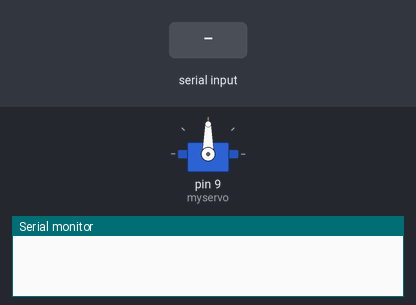
Simulated run of this sketch. Board: Arduino Uno, built with avr-gcc and run on an emulated ATmega328P. Parts: servo, the last lines printed to the serial monitor. The test bench sets the inputs (shaded band).

Above: at 1.2 s.
1.3 s: byte 30 received over Serial
At 1.9 s:
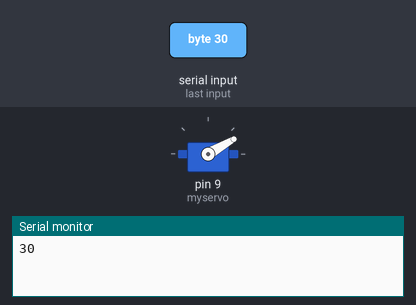
2.9 s: byte 120 received over Serial
At 4.3 s:
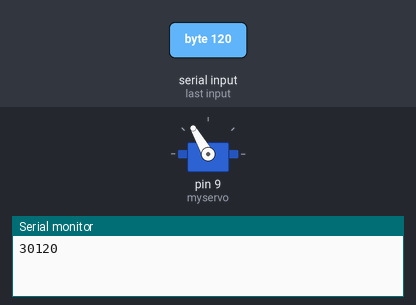
Timing chart, 0 to 5.9 s (numbered marks = the images above; inputs shaded):
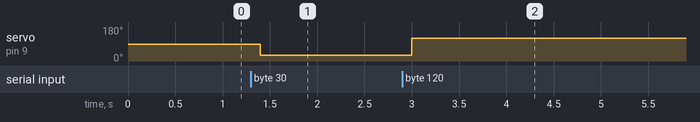

Measured:
- after the input at 1.3 s, servo on pin 9 (myservo): 90° → 30° after 0.10 s
- after the input at 2.9 s, servo on pin 9 (myservo): 30° → 120° after 0.10 s

The sketch:

ServoTestCode.ino
```cpp
#include <Servo.h>
Servo myservo;  // create servo object to control a servo

int pos = 90;    // variable to store the servo position
int Change = 0;

void setup() {
  myservo.attach(9);  // attaches the servo on pin 9 to the servo object
  Serial.begin(9600);
  myservo.write(pos);
}

void loop() {
  int Read = Serial.read();
  // When Serial.read() equals -1, then no data has been transferred
  if (Read != -1) {
    Serial.print(Read);
    myservo.write(Read);
  }
  delay(100);
}
```
